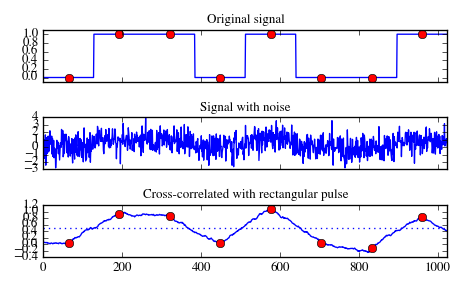

Generate this figure with Python:
# Implement a matched filter using cross-correlation, to recover a signal
# that has passed through a noisy channel.

from scipy import signal
sig = np.repeat([0., 1., 1., 0., 1., 0., 0., 1.], 128)
sig_noise = sig + np.random.randn(len(sig))
corr = signal.correlate(sig_noise, np.ones(128), mode='same') / 128

import matplotlib.pyplot as plt
clock = np.arange(64, len(sig), 128)
fig, (ax_orig, ax_noise, ax_corr) = plt.subplots(3, 1, sharex=True)
ax_orig.plot(sig)
ax_orig.plot(clock, sig[clock], 'ro')
ax_orig.set_title('Original signal')
ax_noise.plot(sig_noise)
ax_noise.set_title('Signal with noise')
ax_corr.plot(corr)
ax_corr.plot(clock, corr[clock], 'ro')
ax_corr.axhline(0.5, ls=':')
ax_corr.set_title('Cross-correlated with rectangular pulse')
ax_orig.margins(0, 0.1)
fig.tight_layout()
fig.show()
